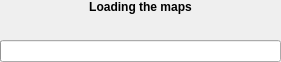
<?xml version="1.0" encoding="UTF-8"?>
<ui version="4.0">
 <class>WaitScreen</class>
 <widget class="QWidget" name="WaitScreen">
  <property name="geometry">
   <rect>
    <x>0</x>
    <y>0</y>
    <width>281</width>
    <height>62</height>
   </rect>
  </property>
  <property name="windowTitle">
   <string>Loading</string>
  </property>
  <layout class="QVBoxLayout" name="verticalLayout">
   <property name="leftMargin">
    <number>0</number>
   </property>
   <property name="topMargin">
    <number>0</number>
   </property>
   <property name="rightMargin">
    <number>0</number>
   </property>
   <property name="bottomMargin">
    <number>0</number>
   </property>
   <item>
    <widget class="QLabel" name="labelTop">
     <property name="font">
      <font>
       <weight>75</weight>
       <bold>true</bold>
      </font>
     </property>
     <property name="styleSheet">
      <string notr="true">font-weight:bold;</string>
     </property>
     <property name="text">
      <string>Loading the maps</string>
     </property>
     <property name="alignment">
      <set>Qt::AlignCenter</set>
     </property>
    </widget>
   </item>
   <item>
    <widget class="QLabel" name="labelBottom">
     <property name="alignment">
      <set>Qt::AlignCenter</set>
     </property>
    </widget>
   </item>
   <item>
    <widget class="QProgressBar" name="progressBar"/>
   </item>
  </layout>
 </widget>
 <resources/>
 <connections/>
</ui>
